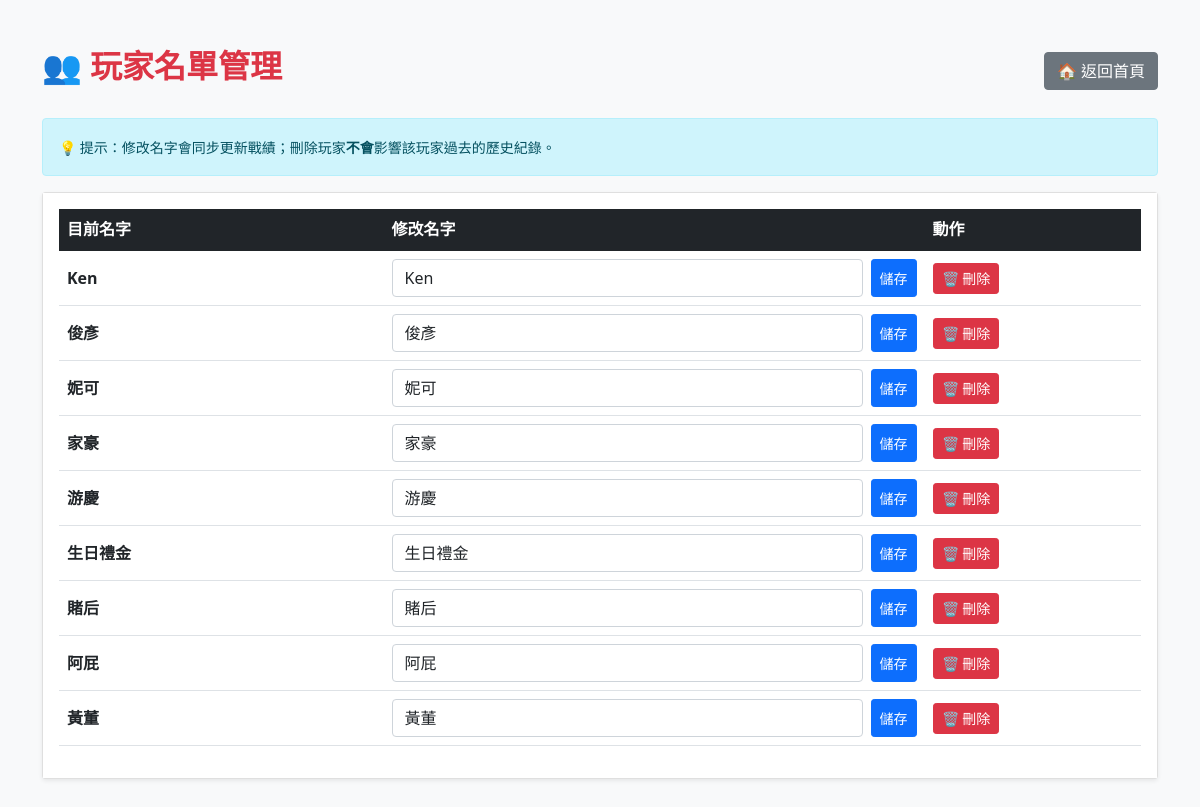
The page /players on the database its author committed.
### tables this page shows
CREATE TABLE players 
                 (id INTEGER PRIMARY KEY AUTOINCREMENT, name TEXT UNIQUE);

### app.py (the view)
@app.route('/players')
def manage_players():
    conn = sqlite3.connect(DB_NAME)
    c = conn.cursor()
    c.execute("SELECT id, name FROM players ORDER BY name")
    players = c.fetchall()
    conn.close()
    return render_template('players.html', players=players)

### templates/players.html (shortened to what this page needs)
<!DOCTYPE html>
<html lang="zh-TW">
<head>
    <link href="https://cdn.jsdelivr.net/npm/bootstrap@5.1.3/dist/css/bootstrap.min.css" rel="stylesheet">
</head>
<body class="bg-light">
<div class="container py-5">
    <div class="d-flex justify-content-between align-items-center mb-4">
        <h2 class="calligraphy-font text-danger">👥 玩家名單管理</h2>
        <a href="/" class="btn btn-secondary">🏠 返回首頁</a>
    </div>
    <div class="alert alert-info">
        <small>💡 提示：修改名字會同步更新戰績；刪除玩家<b>不會</b>影響該玩家過去的歷史紀錄。</small>
    </div>
    <div class="card shadow-sm">
        <div class="card-body bg-white">
            <div class="table-responsive">
                <table class="table table-hover align-middle">
                    <thead class="table-dark">
                        <tr>
                            <th style="width: 30%">目前名字</th>
                            <th style="width: 50%">修改名字</th>
                            <th style="width: 20%">動作</th>
                        </tr>
                    </thead>
                    <tbody>
                        {% for p_id, p_name in players %}
                        <tr>
                            <td class="fw-bold">{{ p_name }}</td>
                            <td>
                                <form action="/rename_player" method="POST" class="d-flex gap-2">
                                    <input type="text" name="new_name" class="form-control" value="{{ p_name }}" required>
                                    <button type="submit" class="btn btn-primary btn-sm text-nowrap">儲存</button>
                                </form>
                            </td>
                            <td>
                                <form action="{{ url_for('delete_player', player_id=p_id) }}" method="POST" onsubmit="return confirm('⚠️ 確定要刪除這位玩家嗎？\n\n(注意：他將從選單中消失，但歷史戰績會保留)');">
                                    <button type="submit" class="btn btn-danger btn-sm text-nowrap">🗑️ 刪除</button>
                                </form>
                            </td>
                        </tr>
                        {% endfor %}
                    </tbody>
                </table>
            </div>
        </div>
    </div>
</div>
</body>
</html>

### templates/players.html (style rules this page uses)
.calligraphy-font { font-family: 'BiauKai', 'DFKai-SB', 'KaiTi', 'STKaiti', '楷体', serif; font-weight: 900; }

### rows shown on the page
players: name "Ken", new_name "Ken"
players: name "俊彥", new_name "俊彥"
players: name "妮可", new_name "妮可"
players: name "家豪", new_name "家豪"
players: name "游慶", new_name "游慶"
players: name "生日禮金", new_name "生日禮金"
players: name "賭后", new_name "賭后"
players: name "阿屁", new_name "阿屁"
players: name "黃董", new_name "黃董"
